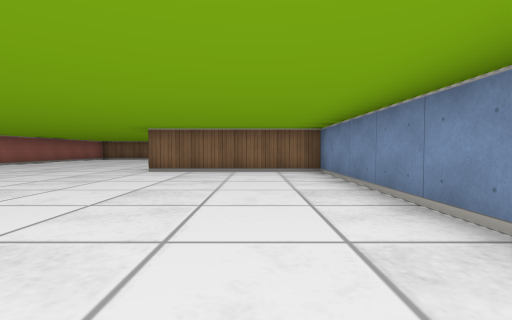
view 1 (above)

16 first-person views from a walk through a cub3D level. The camera is about half as high as the walls, tilts 2° down and sees 85° across. The floor is counted in squares. Each view is taken from the middle of a square. On the plan, view 1 faces up. The plan holds only what a view shows up to about 9 squares ahead; the rest is blank.

view 2
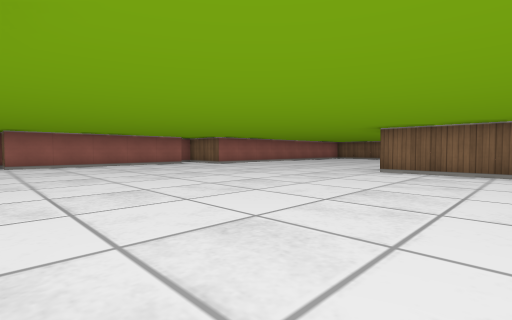

view 3
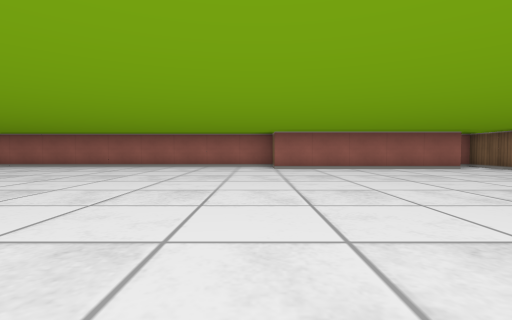

view 4
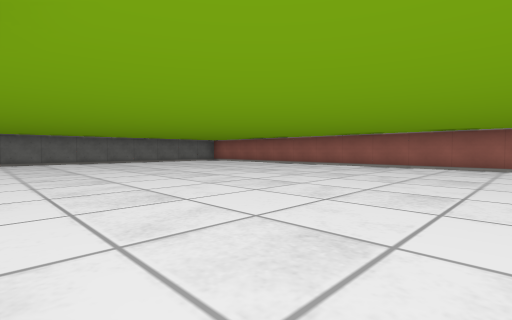

view 5
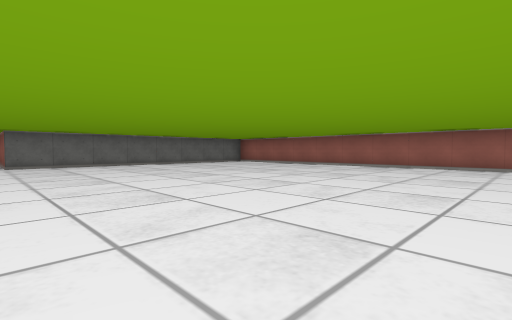

view 6
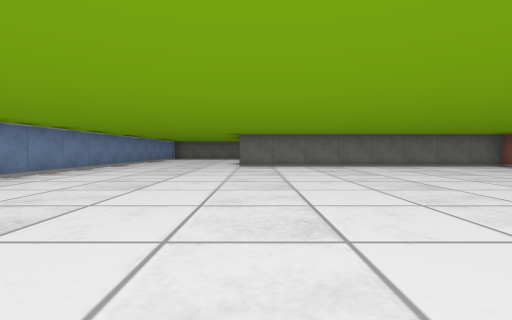

view 7
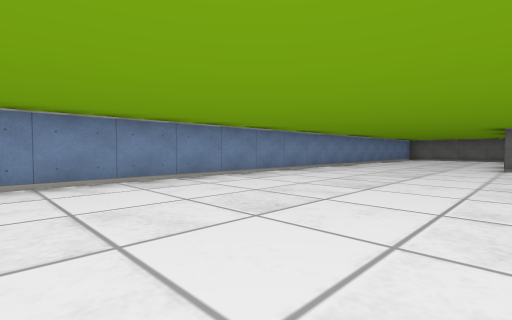

view 8
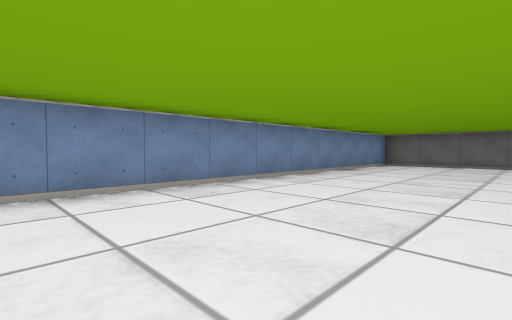

view 9
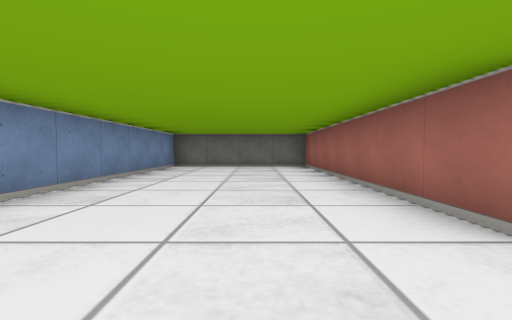

view 10
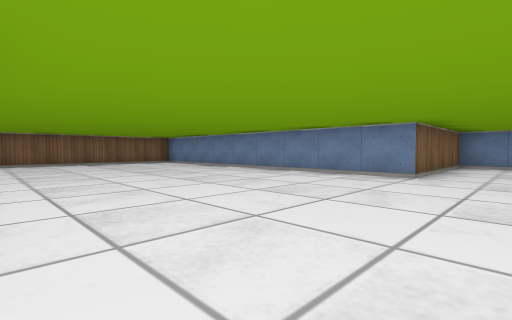

view 11
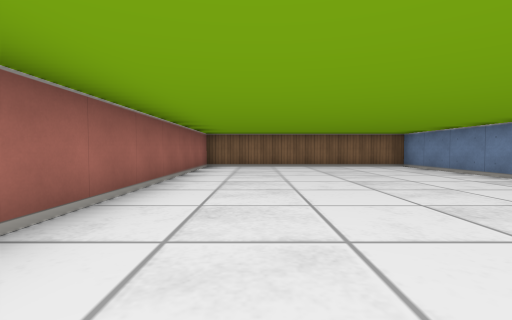

view 12
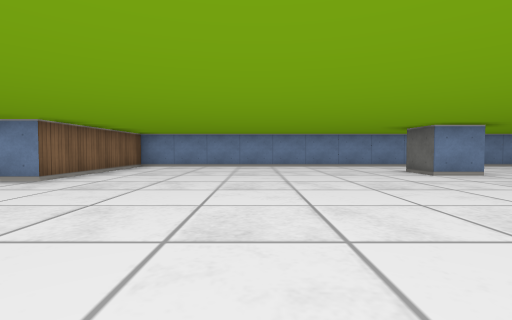

view 13
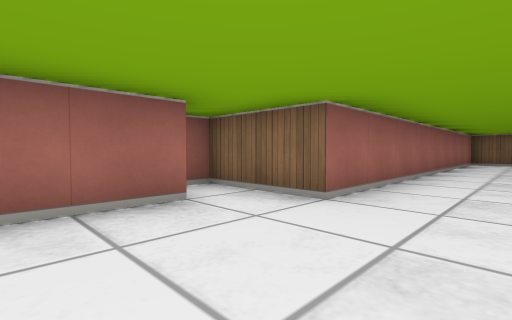

view 14
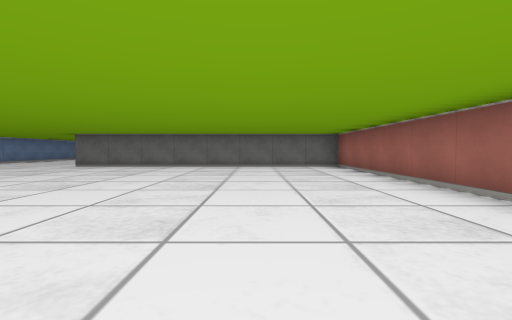

view 15
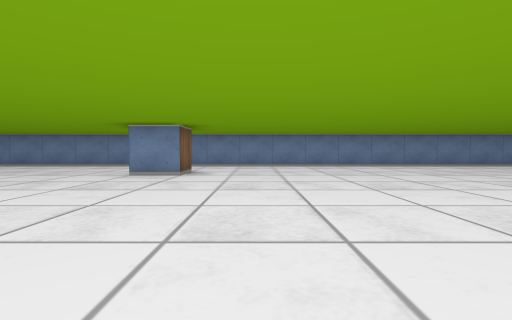

view 16
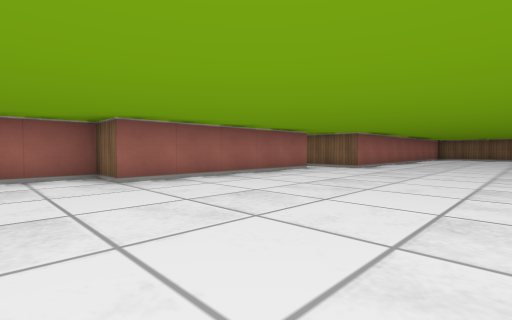

### Floor plan
Points are (right, up) in squares from view 1. A wall is a line through its corners. A room is listed if a view was taken in it or the views show most of it. See-through windows are left out.
Room 1 (views 1, 2, 3, 4, 5, 6, 7, 8, 9, 10, 11, 12, 13, 14, 15, 16)
walls: (-0.5, -1.5) (-1.5, -1.5) (-1.5, -0.5) (-0.5, -0.5); (-9.5, 5.6) (-9.5, 0.5) (-10.5, 0.5) (-10.5, -11.5) (-2.5, -11.5) (-2.5, -18.5) (1.5, -18.5) (1.5, 6.5) (-2.5, 6.5) (-2.5, 15.5) (-8.5, 15.5) (-8.5, 6.5) (-10.5, 6.5) (-10.5, 6)

Positions as (right, up) in squares from view 1, and headings:
1: (0, 0), facing up
2: (0, 0), facing up-left
3: (-2, 0), facing left
4: (-2, 0), facing down-left
5: (-2, -2), facing down-left
6: (-3, -3), facing down
7: (-3, -3), facing down-right
8: (-2, -9), facing down-right
9: (-1, -10), facing down
10: (-8, 5), facing up-right
11: (-7, 7), facing up
12: (-7, 3), facing right
13: (-7, 4), facing up-left
14: (-8, -3), facing down
15: (-7, -3), facing right
16: (-5, -1), facing up-left
